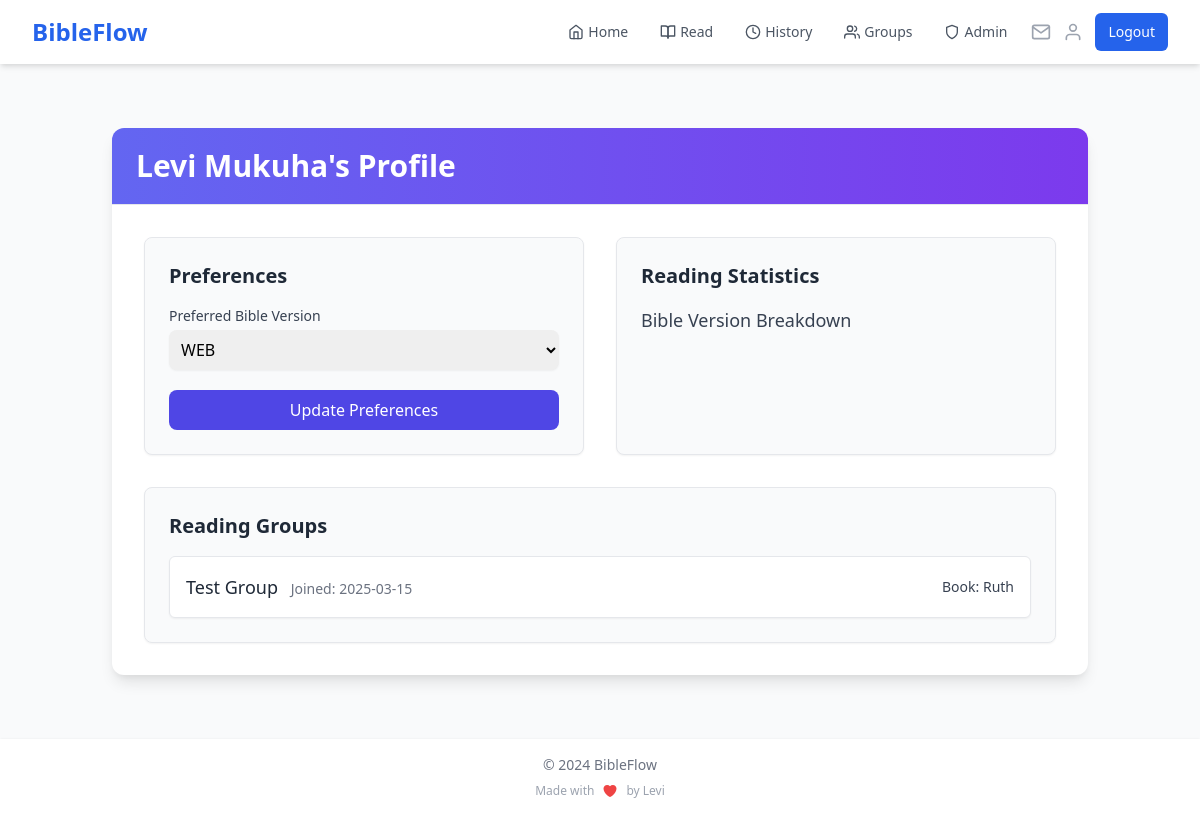
The app's page /profile (signed in), older data.
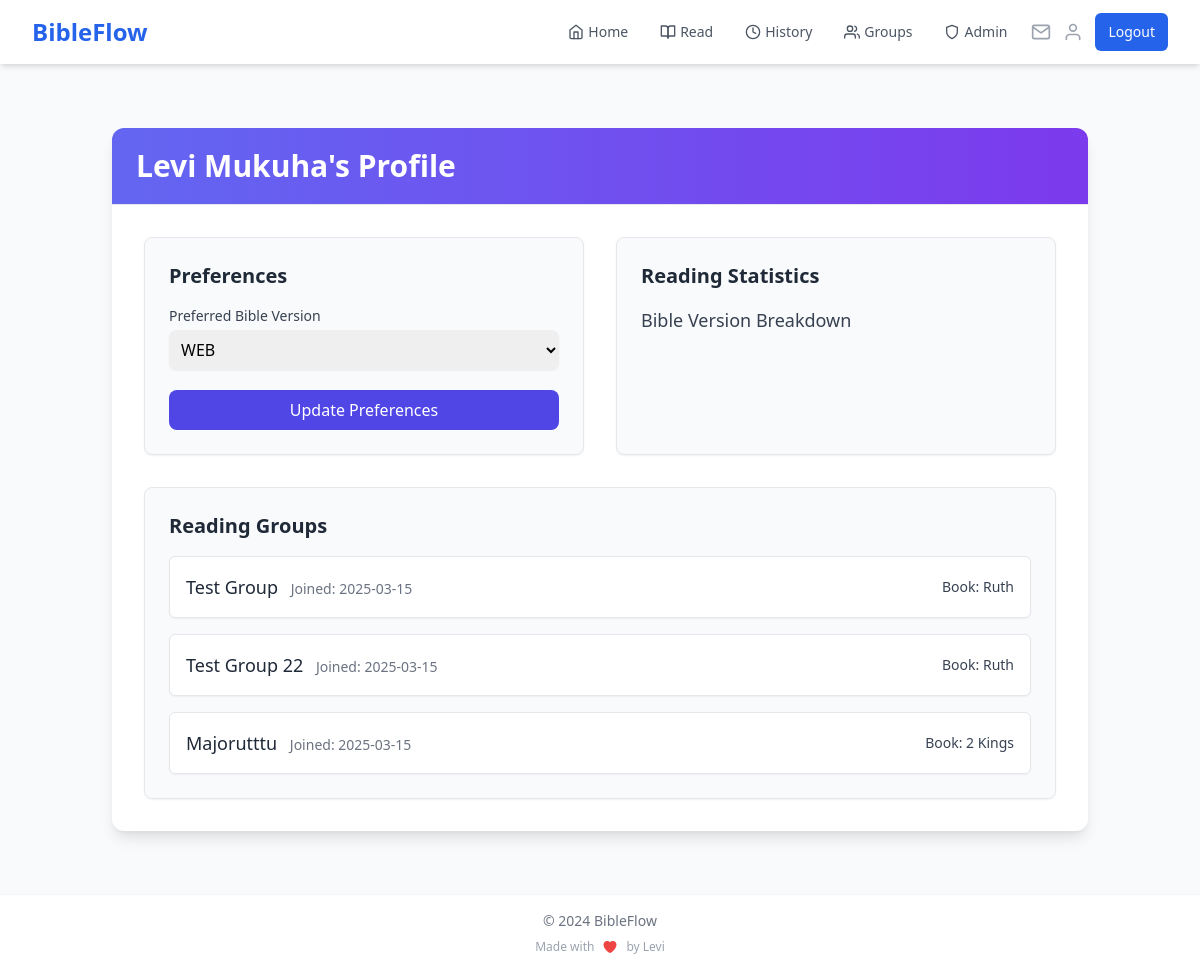
The same page, newer data.
### app.py (models this page shows)
class GroupMember(db.Model):
    id = db.Column(db.Integer, primary_key=True)
    group_id = db.Column(db.Integer, db.ForeignKey('reading_group.id'), nullable=False)
    user_id = db.Column(db.Integer, db.ForeignKey('user.id'), nullable=False)
    join_date = db.Column(db.DateTime, default=datetime.utcnow)
    last_read_chapter = db.Column(db.Integer, default=0)
    __table_args__ = (db.UniqueConstraint('group_id', 'user_id'),)

class ReadingGroup(db.Model):
    id = db.Column(db.Integer, primary_key=True)
    name = db.Column(db.String(100), nullable=False)
    description = db.Column(db.Text)
    created_at = db.Column(db.DateTime, default=datetime.utcnow)
    book = db.Column(db.String(50), nullable=False)
    current_chapter = db.Column(db.Integer, default=1)
    target_completion_date = db.Column(db.DateTime)
    creator_id = db.Column(db.Integer, db.ForeignKey('user.id'), nullable=False)
    visibility = db.Column(db.String(20), default='public')
    access_code = db.Column(db.String(20))
    members = db.relationship('GroupMember', backref='reading_group', lazy='joined')
    readings = db.relationship('GroupReading', backref='reading_group', lazy='dynamic')
    invitations = db.relationship('GroupInvitation', backref='reading_group', lazy='dynamic')

### app.py (the view)
@app.route('/profile', methods=['GET', 'POST'])
@login_required
def profile():
    if request.method == 'POST':
        current_user.preferred_version = request.form.get('preferred_version', 'KJV')
        db.session.commit()
        cache.delete_memoized(get_bible_books)
        flash('Preferences updated successfully!')
        return redirect(url_for('profile'))
    reading_stats = db.session.query(
        Reading.bible_version,
        db.func.count(Reading.id)
    ).filter_by(user_id=current_user.id).group_by(Reading.bible_version).all()
    group_stats = GroupMember.query.filter_by(user_id=current_user.id).options(
        db.joinedload(GroupMember.reading_group)  # Change 'group' to 'reading_group'
    ).all()
    return render_template('profile.html',
                         versions=BIBLE_VERSIONS.keys(),
                         reading_stats=reading_stats,
                         group_stats=group_stats)

### app.py (called while the page is built)
@login_manager.user_loader
def load_user(user_id):
    if 'user_id' in session:
        return User.query.get(int(session['user_id']))
    return None

@app.context_processor
def inject_user_name():
    if current_user.is_authenticated:
        return dict(user_name=current_user.name)
    return dict(user_name='Guest')

@app.context_processor
def inject_invitation_count():
    if current_user.is_authenticated:
        invitation_count = GroupInvitation.query.filter(
            GroupInvitation.email == current_user.email,
            GroupInvitation.used == False,
            GroupInvitation.expires_at > datetime.utcnow()
        ).count()
        return dict(invitation_count=invitation_count)
    return dict(invitation_count=0)

### templates/profile.html (shortened to what this page needs)
{% extends "base.html" %}
{% block content %}
<div class="container mx-auto px-6 py-8">
    <div class="bg-white shadow-lg rounded-xl overflow-hidden">
        <div class="bg-gradient-to-r from-indigo-500 to-purple-600 px-6 py-5 border-b">
            <h1 class="text-3xl font-bold text-white">{{ user_name }}'s Profile</h1>
        </div>
        <div class="p-8">
            <div class="grid md:grid-cols-2 gap-8">
                <div class="bg-gray-50 p-6 rounded-lg shadow-sm border">
                    <h2 class="text-xl font-semibold text-gray-800 mb-4">Preferences</h2>
                    <form method="POST" class="space-y-5">
                        <div>
                            <label class="block text-sm font-medium text-gray-700">
                                Preferred Bible Version
                            </label>
                            <select
                                name="preferred_version"
                                class="mt-1 block w-full rounded-lg border-gray-300 shadow-sm focus:border-indigo-400 focus:ring focus:ring-indigo-300 focus:ring-opacity-50 p-2"
                            >
                                {% for version in versions %}
                                <option
                                    value="{{ version }}"
                                    {% if version == current_user.preferred_version %}selected{% endif %}
                                >
                                    {{ version }}
                                </option>
                                {% endfor %}
                            </select>
                        </div>
                        <button
                            type="submit"
                            class="w-full bg-indigo-600 text-white py-2 px-4 rounded-lg hover:bg-indigo-700 transition focus:outline-none focus:ring-2 focus:ring-indigo-500"
                        >
                            Update Preferences
                        </button>
                    </form>
                </div>
                <div class="bg-gray-50 p-6 rounded-lg shadow-sm border">
                    <h2 class="text-xl font-semibold text-gray-800 mb-4">Reading Statistics</h2>
                    <div class="space-y-4">
                        <h3 class="text-lg font-medium text-gray-700">Bible Version Breakdown</h3>
                    </div>
                </div>
            </div>
            <div class="mt-8 bg-gray-50 p-6 rounded-lg shadow-sm border">
                <h2 class="text-xl font-semibold text-gray-800 mb-4">Reading Groups</h2>
                {% if group_stats %}
                    <div class="space-y-4">
                        {% for membership in group_stats %}
                        <div class="flex justify-between items-center bg-white p-4 rounded-md shadow-sm border border-gray-200">
                            <div>
                                <span class="font-medium text-gray-800 text-lg">
                                    {{ membership.reading_group.name }}
                                </span>
                                <span class="ml-2 text-sm text-gray-500">
                                    Joined: {{ membership.join_date.strftime('%Y-%m-%d') }}
                                </span>
                            </div>
                            <span class="text-sm text-gray-700 font-medium">
                                Book: {{ membership.reading_group.book }}
                            </span>
                        </div>
                        {% endfor %}
                    </div>
                {% else %}
                    <p class="text-gray-500 text-center">You haven't joined any reading groups yet.</p>
                {% endif %}
            </div>
        </div>
    </div>
</div>
{% endblock %}

Row changes from the older to the newer data that the page shows:
added GroupMember: reading_group.name "Test Group 22", join_date "2025-03-15", reading_group.book "Ruth"
added GroupMember: reading_group.name "Majorutttu", join_date "2025-03-15", reading_group.book "2 Kings"
